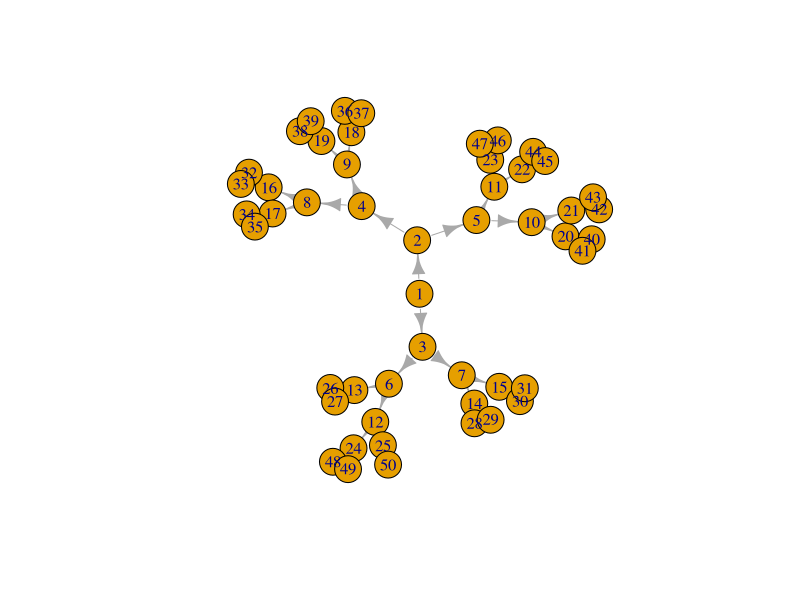
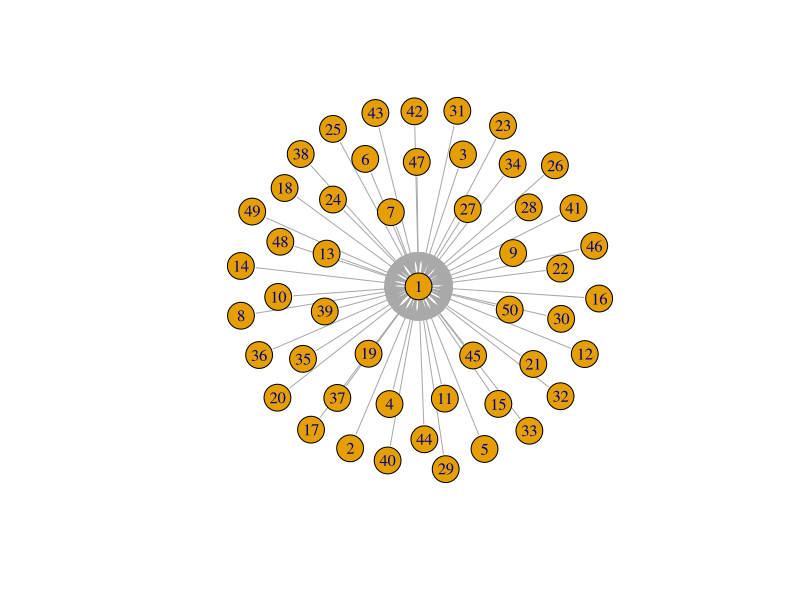
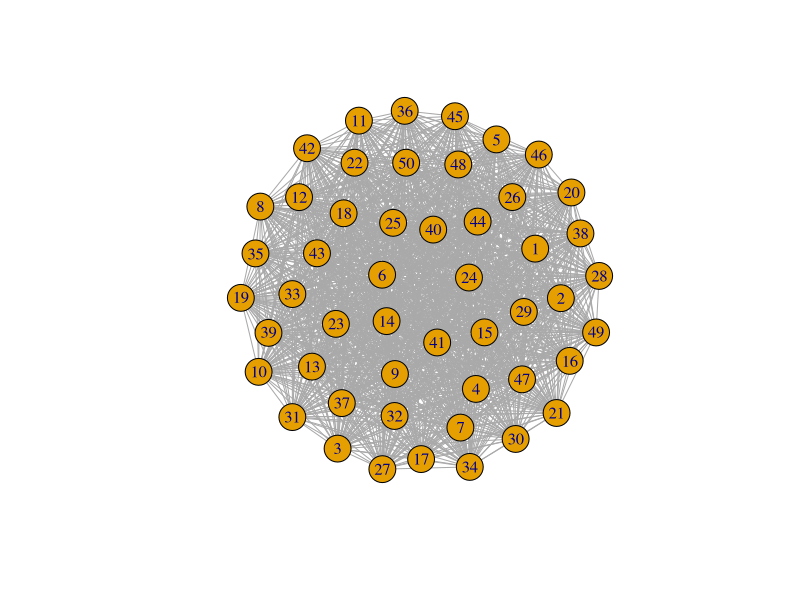
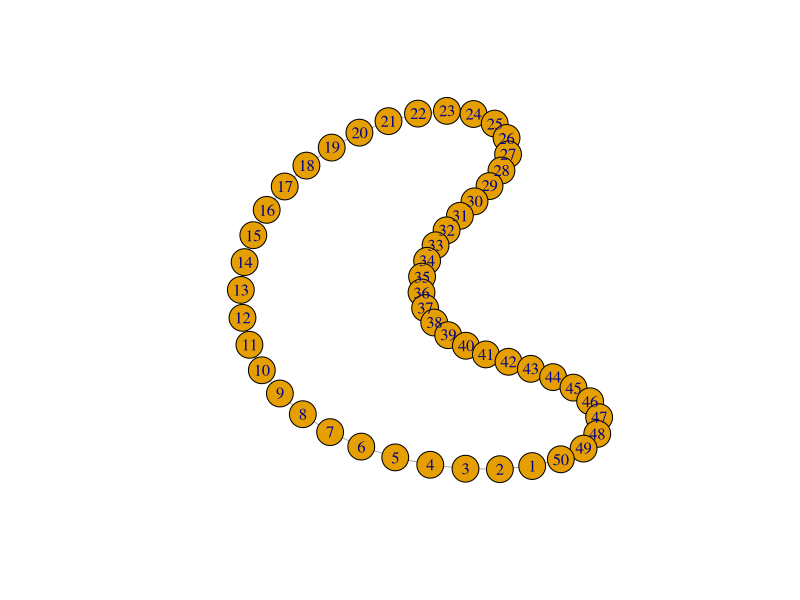
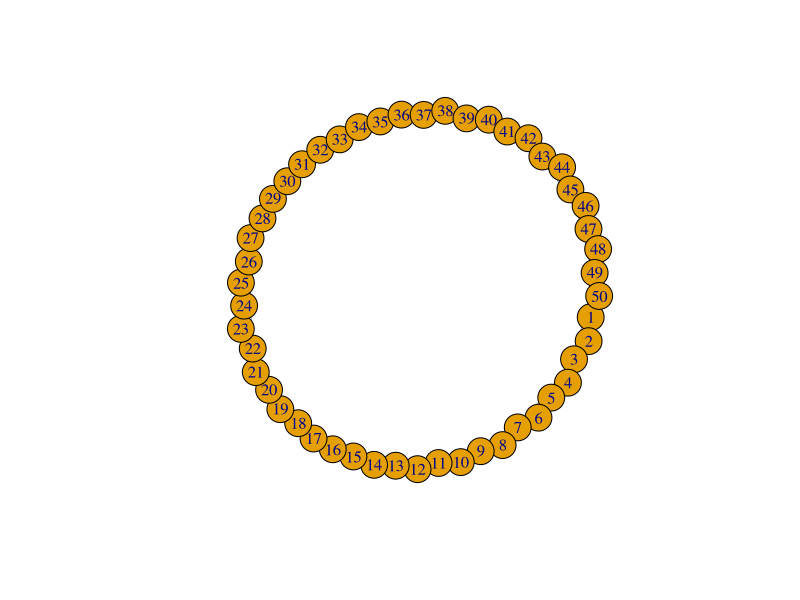
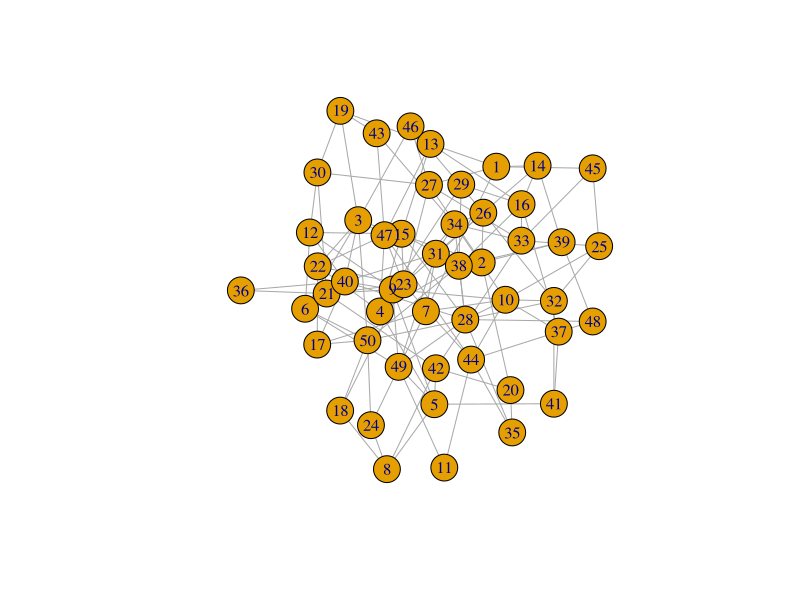

Recreate these plots in R, in order. (Note: this script raises an error after producing the figures.)
## ---- chunk 1
# install.packages("igraph")


library(igraph)
size = 50

# tree graph with two children for each node
g = graph.tree(size, children = 2); plot(g) 
# star network
g = graph.star(size); plot(g) 
# full network
g = graph.full(size); plot(g) 
# ring network
g = graph.ring(size); plot(g) 
# connect the node with the vertices not farther than a given limit
g = connect.neighborhood(graph.ring(size), 4); plot(g) 

# random network
g = erdos.renyi.game(size, 0.1) ; plot(g)

# small-world network 
g = rewire.edges(erdos.renyi.game(size, 0.1), prob = 0.8 );  plot(g) 
# scale-free network 
g = barabasi.game(size) ; plot(g)

# degree and degree distribution
d = degree(g, mode="all")
hist(d)
dd = degree.distribution(g, mode="all", cumulative=FALSE)

# Plot degree distribution

# write a function to plot the degree distribution
plot_degree_distribution = function(graph){
  # calculate degree
  d = degree(graph, mode="all")
  dd = degree.distribution(graph, mode="all", cumulative=FALSE)
  degree = 1:max(d)
  probability = dd[-1]
  # delete blank values
  nonzero.position = which(probability!=0)
  probability = probability[nonzero.position]
  degree = degree[nonzero.position]
  # plot
  plot(probability~degree, log="xy", xlab="Degree (log)", ylab="Probability (log)",
       col=1, main="Degree Distribution")
}



plot_degree_distribution(g)

g.big.ba = barabasi.game(2000)
g.big.er = erdos.renyi.game(2000, 0.1) 

plot_degree_distribution(g.big.ba)
plot_degree_distribution(g.big.er)


# plot and fit the power law distribution
fit_power_law = function(graph){
  # calculate degree
  d = degree(graph, mode="all")
  dd = degree.distribution(graph, mode="all", cumulative=FALSE)
  degree = 1:max(d)
  probability = dd[-1]
  # delete blank values
  nonzero.position = which(probability!=0)
  probability = probability[nonzero.position]
  degree = degree[nonzero.position]
  reg = lm(log(probability)~log(degree))
  cozf=coef(reg)
  power.law.fit = function(x) exp(cozf[[1]] + cozf[[2]]*log(x)) 
  alpha = -cozf[[2]]
  R.square = summary(reg)$r.squared 
  print(paste("Alpha =", round(alpha, 3)))
  print(paste("R square =", round(R.square, 3)  ))
  # plot
  plot(probability~degree, log="xy", xlab="Degree (log)", ylab="Probability (log)",
       col=1, main="Degree Distribution")
  curve(power.law.fit, col="red", add = T, n = length(d))
}


fit_power_law(g.big.ba)

